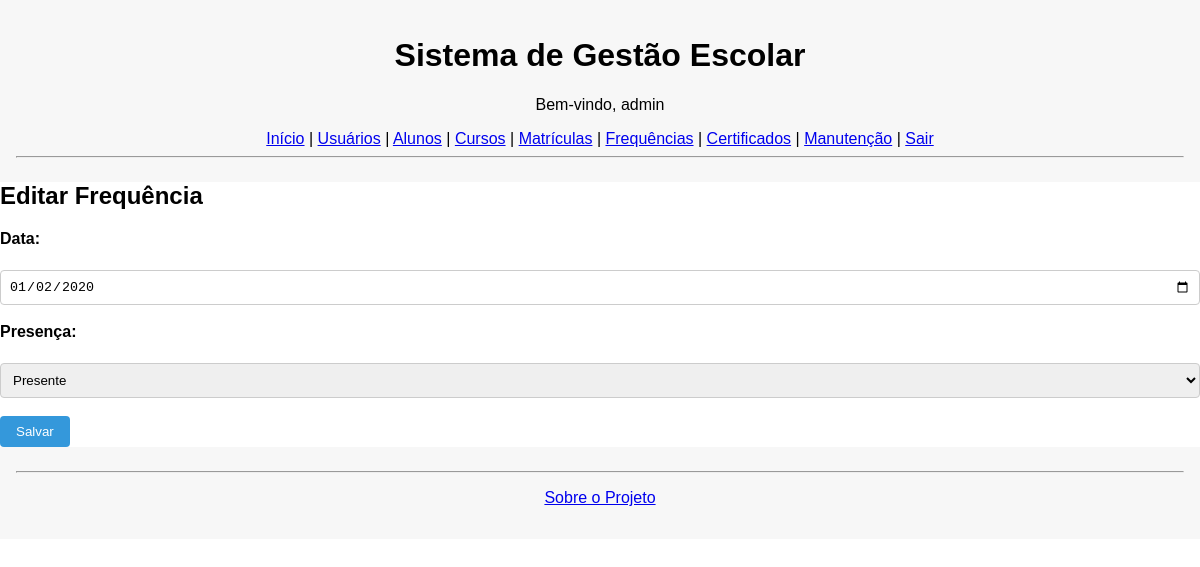
Before: /frequencias/editar/1 (signed in) with the older database file.
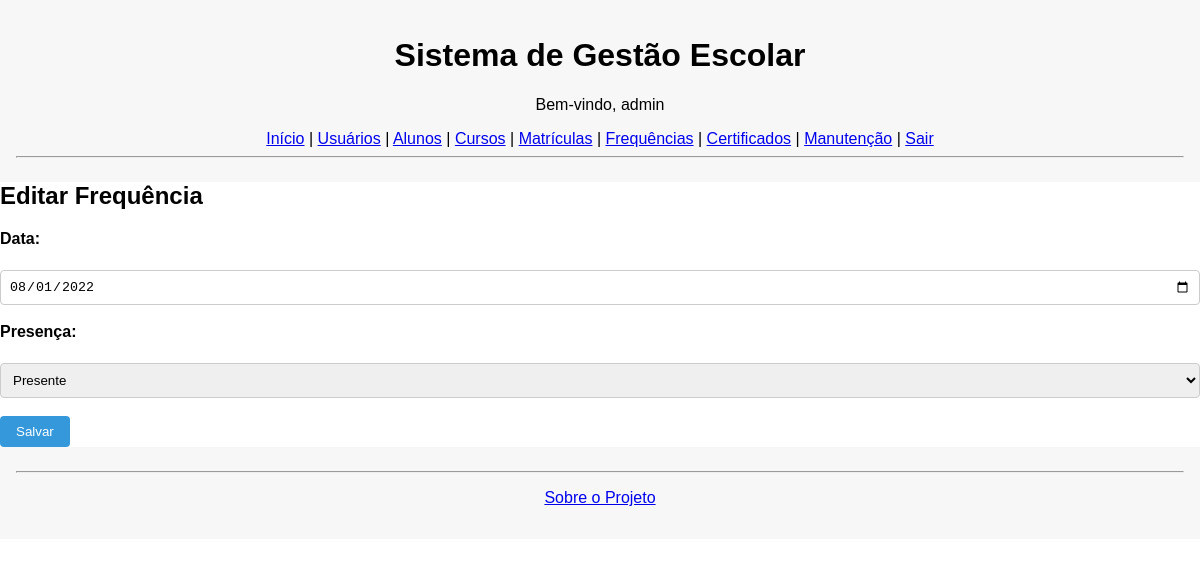
After: the same page with the newer database file.
### tables this page shows
CREATE TABLE frequencias (
            id INTEGER PRIMARY KEY AUTOINCREMENT,
            aluno_id INTEGER,
            curso_id INTEGER,
            data DATE,
            presenca INTEGER,  -- 1 = presente, 0 = ausente
            FOREIGN KEY (aluno_id) REFERENCES alunos(id),
            FOREIGN KEY (curso_id) REFERENCES cursos(id)
        );

### app.py (the view)
@app.route('/frequencias/editar/<int:id>', methods=['GET', 'POST'])
def editar_frequencia_view(id):
    if 'usuario' not in session:
        return redirect(url_for('login'))
    if request.method == 'POST':
        data = request.form['data']
        presenca = int(request.form.get('presenca', 0))  # checkbox → 0 ou 1
        atualizar_frequencia(id, data, presenca)
        flash('Frequência atualizada com sucesso!')
        return redirect(url_for('frequencias'))
    frequencia = buscar_frequencia(id)
    return render_template('frequencias_editar.html', frequencia=frequencia)

### database.py (called while the page is built)
def conectar():
    con = sqlite3.connect('sge.db')
    con.row_factory = sqlite3.Row
    con.execute("PRAGMA foreign_keys = ON")
    return con

def buscar_frequencia(id):
    con = conectar()
    cur = con.cursor()
    cur.execute("SELECT * FROM frequencias WHERE id = ?", (id,))
    frequencia = cur.fetchone()
    con.close()
    return frequencia

### templates/frequencias_editar.html (shortened to what this page needs)
{% extends "base.html" %}
{% block content %}
<h2>Editar Frequência</h2>
<form method="post">
    <label>Data:</label><br>
    <input type="date" name="data" value="{{ frequencia['data'] }}" required><br><br>
    <label>Presença:</label><br>
    <select name="presenca" required>
        <option value="1" {% if frequencia['presenca'] == 1 %}selected{% endif %}>Presente</option>
    </select><br><br>
    <button type="submit">Salvar</button>
</form>
{% endblock %}

Changed rows visible on the page:
changed frequencias "Presente": data "01/02/2020" → "08/01/2022"
